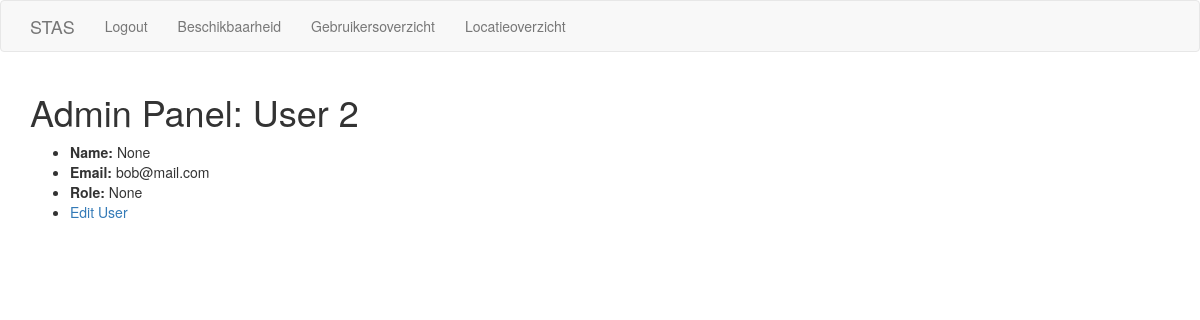
The app's page /admin/user/2 (signed in) with its own data.
### app/models.py (models this page shows, shortened)
class User(UserMixin, db.Model):
    id = db.Column(db.Integer, primary_key=True)
    name = db.Column(db.String(128), index=True, unique=True)
    email = db.Column(db.String(128), index=True, unique=True)
    password_hash = db.Column(db.String(128))
    role = db.Column(db.String(128), index=True)
    checkins = db.relationship('Checkin', backref='User', lazy='dynamic')

### app/admin/routes.py (the view)
@bp.route('/admin/user/<user_id>', methods=['GET'])
@login_required
@admin_required
def user_overview(user_id):
    user = User.query.filter_by(id=user_id).first()
    return render_template(
        'admin/user_overview.html', user=user,
        title='Admin Panel: User ' + str(user_id)
    )

### app/admin/decorator.py (called while the page is built)
def admin_required(func):
    @wraps(func)
    def wrapper(*args, **kw):
        if not current_user.is_anonymous:
            if current_user.role == 'admin':
                return func(*args, **kw)
        else:
            if g.current_user.role == 'admin':
                return func(*args, **kw)
        abort(403)
    return wrapper

### app/models.py (called while the page is built)
@login_manager.user_loader
def load_user(id):
    return User.query.get(int(id))

### app/templates/admin/user_overview.html
{% extends "base.html" %}
{% block app_content %}
<div id="user">
  <ul>
    <li><strong>{{ 'Name' }}:</strong> {{ user.name }}</li>
    <li><strong>{{ 'Email' }}:</strong> {{ user.email }}</li>
    <li><strong>{{ 'Role' }}:</strong> {{ user.role }}</li>
    <li><a href="{{ url_for('main.index', user_id=user.id) }}">{{ 'Edit User' }}</a></li>
  </ul>
</div>
{% endblock %}

### records on screen
User: name "None", email "bob@mail.com", role "None"

### other values on screen
{{ 'Logout' }} "Logout"
{{ 'Beschikbaarheid' }} "Beschikbaarheid"
{{ 'Gebruikersoverzicht' }} "Gebruikersoverzicht"
{{ 'Locatieoverzicht' }} "Locatieoverzicht"
{{ title }} "Admin Panel: User 2"
{{ 'Name' }} "Name"
{{ 'Email' }} "Email"
{{ 'Role' }} "Role"
{{ 'Edit User' }} "Edit User"
